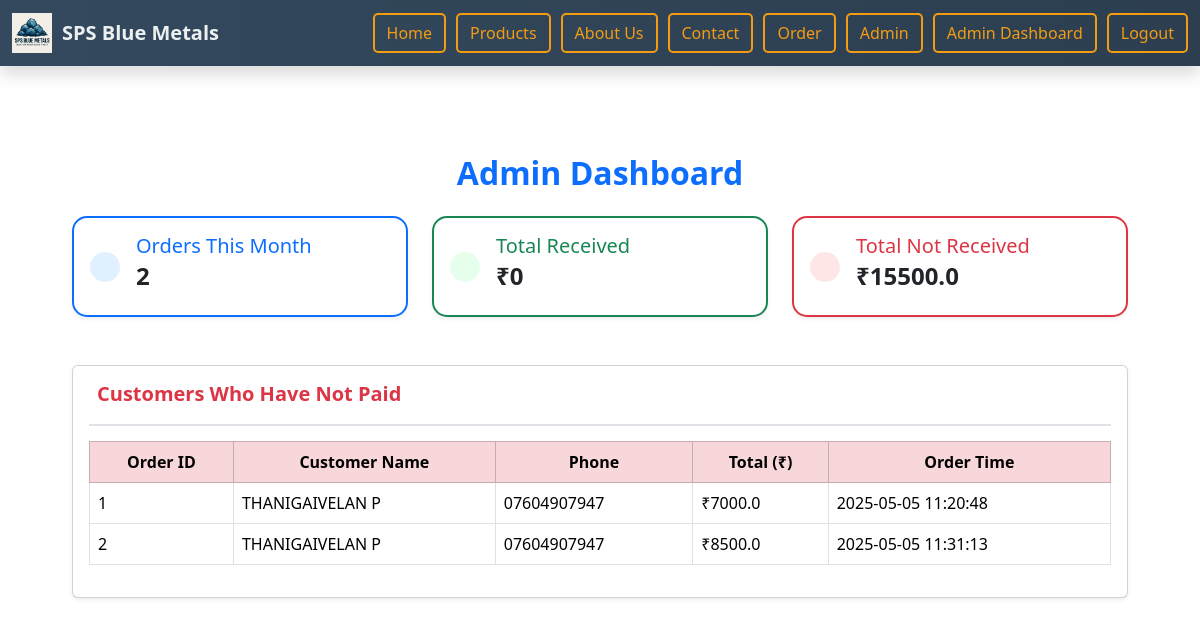
/admin-dashboard (signed in), run on an earlier commit of the app's database.
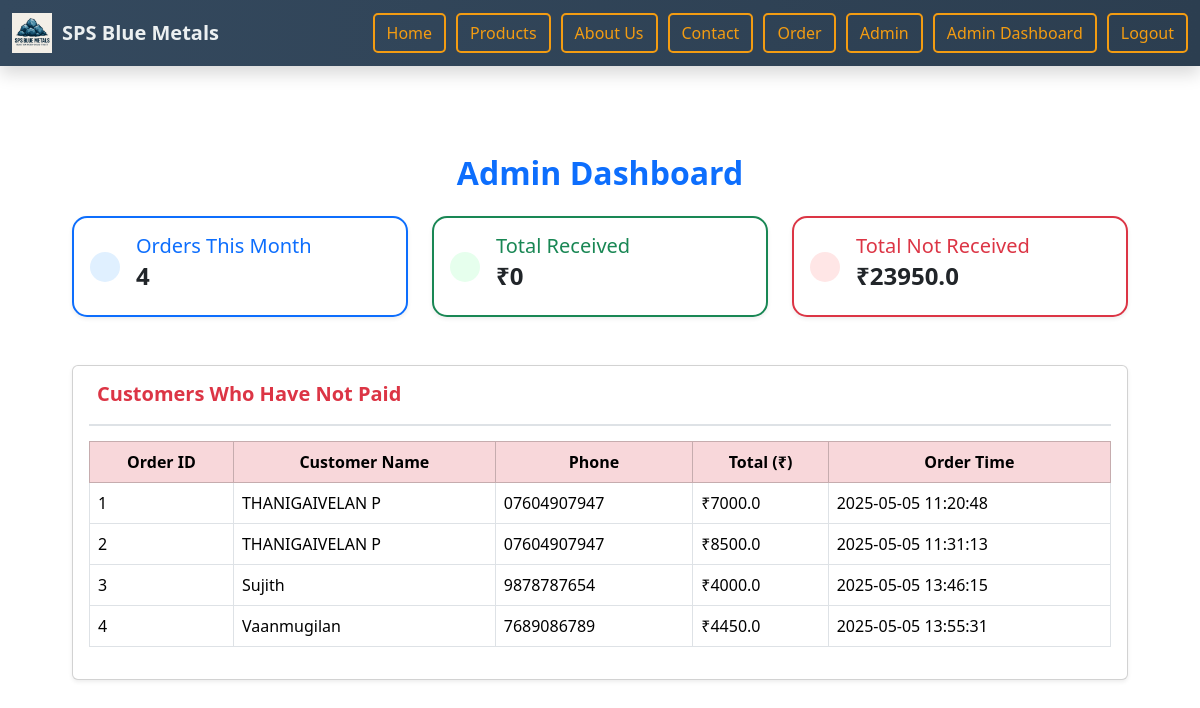
And on a later commit of the database.
### tables this page shows
CREATE TABLE orders (
            id INTEGER PRIMARY KEY AUTOINCREMENT,
            name TEXT,
            address TEXT,
            phone TEXT,
            total_price REAL,
            timestamp TEXT,
            payment_status TEXT DEFAULT 'Not Paid',
            order_status TEXT DEFAULT 'Ordered',
            user_id INTEGER
        );

### app.py (the view)
@app.route('/admin-dashboard')
@login_required
def admin_dashboard():
    conn = sqlite3.connect('orders.db')
    cur = conn.cursor()
    cur.execute("SELECT COUNT(*) FROM orders WHERE strftime('%m', timestamp) = strftime('%m', 'now')")
    order_count = cur.fetchone()[0]
    cur.execute("SELECT SUM(total_price) FROM orders WHERE payment_status = 'Paid'")
    total_received = cur.fetchone()[0] or 0
    cur.execute("SELECT SUM(total_price) FROM orders WHERE payment_status = 'Not Paid'")
    total_not_received = cur.fetchone()[0] or 0
    cur.execute("SELECT * FROM orders WHERE payment_status = 'Not Paid'")
    unpaid_orders = cur.fetchall()
    cur.execute("SELECT COUNT(*) FROM orders WHERE order_status = 'Ordered'")
    ordered_count = cur.fetchone()[0] or 0
    cur.execute("SELECT COUNT(*) FROM orders WHERE order_status = 'Shipped'")
    shipped_count = cur.fetchone()[0] or 0
    cur.execute("SELECT COUNT(*) FROM orders WHERE order_status = 'Delivered'")
    delivered_count = cur.fetchone()[0] or 0
    conn.close()
    return render_template(
        'admin_dashboard.html',
        order_count=order_count,
        total_received=total_received,
        total_not_received=total_not_received,
        unpaid_orders=unpaid_orders,
        ordered_count=ordered_count,
        shipped_count=shipped_count,
        delivered_count=delivered_count
    )

### app.py (called while the page is built)
def login_required(f):
    @wraps(f)
    def decorated_function(*args, **kwargs):
        if not session.get('admin_logged_in'):
            flash('Please login as admin to view this page.', 'warning')
            return redirect('/admin-login')
        return f(*args, **kwargs)
    return decorated_function

### templates/admin_dashboard.html (shortened to what this page needs)
{% extends 'base.html' %}
{% block content %}
<div class="container py-5">
    <h2 class="mb-4 fw-bold text-primary text-center">Admin Dashboard</h2>
    <div class="row g-4 mb-5">
        <div class="col-md-4">
            <div class="card dashboard-card shadow-sm border-primary border-2">
                <div class="card-body d-flex align-items-center">
                    <div class="icon-wrapper icon-blue me-3">
                    </div>
                    <div>
                        <h5 class="card-title text-primary mb-1">Orders This Month</h5>
                        <h4 class="fw-bold">{{ order_count }}</h4>
                    </div>
                </div>
            </div>
        </div>
        <div class="col-md-4">
            <div class="card dashboard-card shadow-sm border-success border-2">
                <div class="card-body d-flex align-items-center">
                    <div class="icon-wrapper icon-green me-3">
                    </div>
                    <div>
                        <h5 class="card-title text-success mb-1">Total Received</h5>
                        <h4 class="fw-bold">₹{{ total_received }}</h4>
                    </div>
                </div>
            </div>
        </div>
        <div class="col-md-4">
            <div class="card dashboard-card shadow-sm border-danger border-2">
                <div class="card-body d-flex align-items-center">
                    <div class="icon-wrapper icon-red me-3">
                    </div>
                    <div>
                        <h5 class="card-title text-danger mb-1">Total Not Received</h5>
                        <h4 class="fw-bold">₹{{ total_not_received }}</h4>
                    </div>
                </div>
            </div>
        </div>
    </div>
    <div class="card shadow-sm">
        <div class="card-body">
            <div class="section-header">
                <h5 class="fw-bold text-danger">Customers Who Have Not Paid</h5>
            </div>
            {% if unpaid_orders %}
                <div class="unpaid-list">
                    <table class="table table-hover table-bordered align-middle">
                        <thead class="table-danger text-center">
                            <tr>
                                <th>Order ID</th>
                                <th>Customer Name</th>
                                <th>Phone</th>
                                <th>Total (₹)</th>
                                <th>Order Time</th>
                            </tr>
                        </thead>
                        <tbody>
                            {% for order in unpaid_orders %}
                            <tr>
                                <td>{{ order[0] }}</td>
                                <td>{{ order[1] }}</td>
                                <td>{{ order[3] }}</td>
                                <td>₹{{ order[4] }}</td>
                                <td>{{ order[5] }}</td>
                            </tr>
                            {% endfor %}
                        </tbody>
                    </table>
                </div>
            {% else %}
                <p class="text-muted">🎉 All orders are paid!</p>
            {% endif %}
        </div>
    </div>
</div>
{% endblock %}

### templates/base.html (shortened to what this page needs)
<!DOCTYPE html>
<html lang="en">
<head>
    <link href="https://cdn.jsdelivr.net/npm/bootstrap@5.3.3/dist/css/bootstrap.min.css" rel="stylesheet">
    <link href="https://unpkg.com/aos@2.3.1/dist/aos.css" rel="stylesheet">
</head>
<body>
    <nav class="navbar navbar-expand-lg shadow">
        <div class="container-fluid">
            <a class="navbar-brand d-flex align-items-center" href="/">
                <img src="{{ url_for('static', filename='images/logo.png') }}" alt="SPS Blue Metals Logo">
                SPS Blue Metals
            </a>
            <div class="collapse navbar-collapse justify-content-between" id="navbarNav">
                <div class="nav-buttons d-flex ms-auto">
                    <a class="btn btn-outline-light" href="/">Home</a>
                    <a class="btn btn-outline-light" href="/products">Products</a>
                    <a class="btn btn-outline-light" href="/about">About Us</a>
                    <a class="btn btn-outline-light" href="/contact">Contact</a>
                    <a class="btn btn-outline-light" href="/order">Order</a>
                    {% if session['admin_logged_in'] %}
                        <a class="btn btn-outline-light" href="/admin">Admin</a>
                        <a class="btn btn-outline-light" href="/admin-dashboard">Admin Dashboard</a>
                        <a class="btn btn-outline-light" href="/admin-logout">Logout</a>
                    {% elif session['user_logged_in'] %}
                        <a class="btn btn-outline-light" href="/user-dashboard">My Dashboard</a>
                        <a class="btn btn-outline-light" href="/logout">Logout</a>
                    {% else %}
                        <a class="btn btn-outline-light" href="/login">Login</a>
                        <a class="btn btn-outline-light" href="/register">Register</a>
                        <a class="btn btn-outline-light" href="/admin_login">Admin Login</a>
                    {% endif %}
                </div>
            </div>
        </div>
    </nav>
    <main class="container-fluid">
        {% block content %}{% endblock %}
    </main>
</body>
</html>

### templates/base.html (style rules this page uses)
html, body { margin: 0; padding: 0; width: 100%; overflow-x: hidden; background-color: #f4f4f9; }
.navbar { background: linear-gradient(to right, #34495e, #2c3e50); }
.navbar-brand { font-family: 'Segoe UI', Tahoma, Geneva, Verdana, sans-serif; font-weight: bold; color: #ecf0f1 !important; }
.navbar-brand img { width: 40px; height: auto; margin-right: 10px; }
.nav-buttons a { border: 2px solid #f39c12; color: #f39c12 !important; margin-left: 10px; transition: 0.3s; border-radius: 5px; }
main.container-fluid { padding: 40px 5vw; background-color: white; min-height: 90vh; }

### templates/admin_dashboard.html (style rules this page uses)
.dashboard-card { border-radius: 15px; transition: transform 0.2s ease-in-out; }
.icon-wrapper { font-size: 2rem; padding: 15px; border-radius: 50%; display: flex; align-items: center; justify-content: center; }
.icon-blue { background-color: #e0f0ff; color: #007bff; }
.icon-green { background-color: #e6ffed; color: #28a745; }
.icon-red { background-color: #ffe6e6; color: #dc3545; }
.unpaid-list { max-height: 300px; overflow-y: auto; }
.section-header { border-bottom: 2px solid #dee2e6; padding-bottom: 10px; margin-bottom: 15px; }

What changed in the data, as far as the page shows it:
added orders: id "3", name "Sujith", phone "9878787654", total_price "4000.0", timestamp "2025-05-05 13:46:15"
added orders: id "4", name "Vaanmugilan", phone "7689086789", total_price "4450.0", timestamp "2025-05-05 13:55:31"
Also different on the page:
{{ order_count }}: "2" → "4"
{{ total_not_received }}: "15500.0" → "23950.0"
